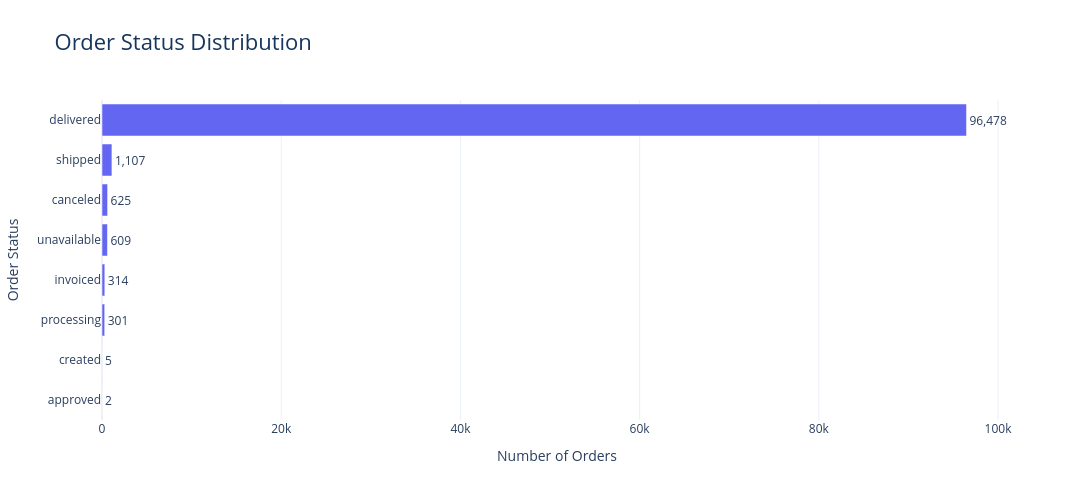

Write notebook code for a chart like this one.
### Code cell
fig_status = px.bar(
    order_status.sort_values("total_orders"),
    x="total_orders",
    y="order_status",
    orientation="h",
    text="total_orders",
    title="Order Status Distribution",
    labels={
        "total_orders": "Number of Orders",
        "order_status": "Order Status"
    }
)

fig_status.update_traces(
    marker_color="#6366F1",
    texttemplate="%{x:,.0f}",
    textposition="outside"
)

fig_status.update_layout(
    template="plotly_white",
    width=1100,
    height=500,
    title_font=dict(size=22, color="#17365D"),
    xaxis_title="Number of Orders",
    yaxis_title="Order Status"
)

fig_status.show()

fig_status.write_html(
    OUTPUT_DIR / "order_status_distribution.html"
)

### Figure 1 — Plotly figure (JSON) as saved in the notebook; plotly's stock layout.template omitted (floating-point values rounded to 4 significant figures)
{"data": [{"hovertemplate": "Number of Orders=%{text}<br>Order Status=%{y}<extra></extra>", "legendgroup": "", "marker": {"color": "#6366F1", "pattern": {"shape": ""}}, "name": "", "orientation": "h", "showlegend": false, "text": [2.0, 5.0, 301.0, 314.0, 609.0, 625.0, 1107.0, 96480.0], "textposition": "outside", "texttemplate": "%{x:,.0f}", "type": "bar", "x": [2, 5, 301, 314, 609, 625, 1107, 96478], "xaxis": "x", "y": ["approved", "created", "processing", "invoiced", "unavailable", "canceled", "shipped", "delivered"], "yaxis": "y"}], "layout": {"barmode": "relative", "height": 500, "legend": {"tracegroupgap": 0}, "title": {"font": {"color": "#17365D", "size": 22}, "text": "Order Status Distribution"}, "width": 1100, "xaxis": {"anchor": "y", "domain": [0, 1], "title": {"text": "Number of Orders"}}, "yaxis": {"anchor": "x", "domain": [0, 1], "title": {"text": "Order Status"}}}}
